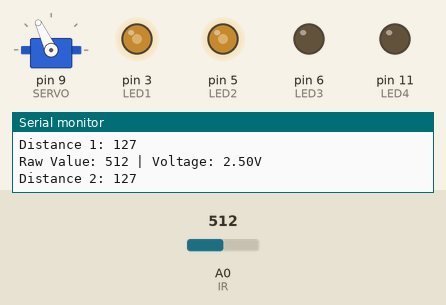
The sketch below on a simulated Arduino Uno, built with avr-gcc and run on an emulated ATmega328P. Shown: servo, output pins drawn as LEDs (lit = HIGH), the last lines printed to the serial monitor. The inputs (shaded band) are chosen by the test bench; at power-on: A0 (IR) = 512.

Above: at 2.8 s.
2.9 s: A0 (IR) set to 716
At 4.3 s:
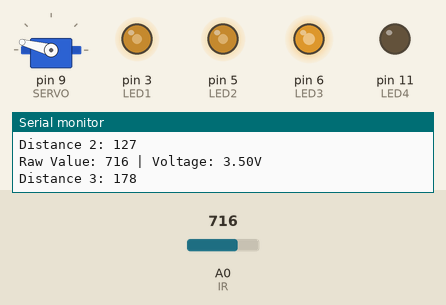
7.2 s: A0 (IR) set to 900
At 9.3 s:
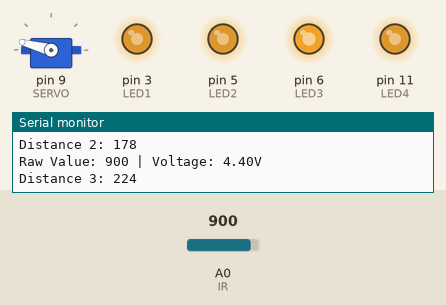
11.5 s: A0 (IR) set to 511
At 13.1 s:
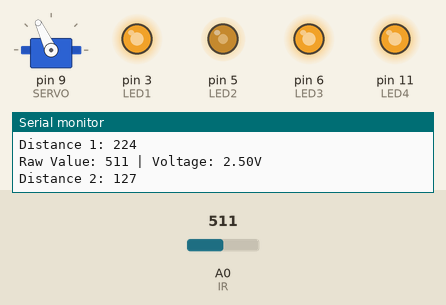
16.0 s: A0 (IR) set to 122
At 18.1 s:
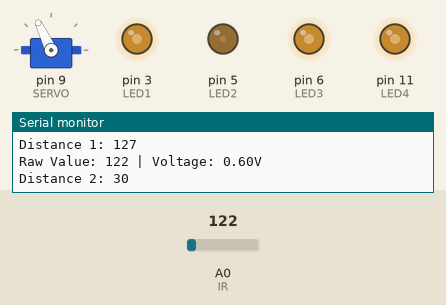
20.2 s: A0 (IR) set to 0
At 21.8 s:
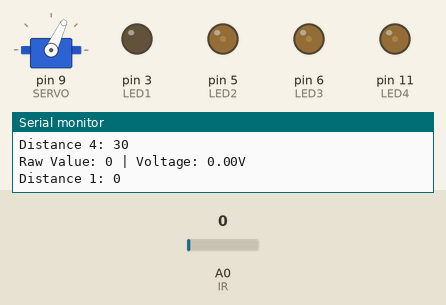
24.7 s: A0 (IR) set to 3
29.3 s: A0 (IR) set to 6
At 34.6 s:
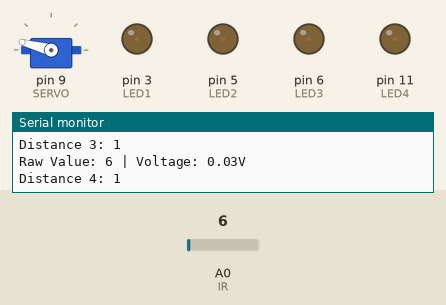
Timing chart, 0 to 37.7 s (numbered marks = the images above; inputs shaded):
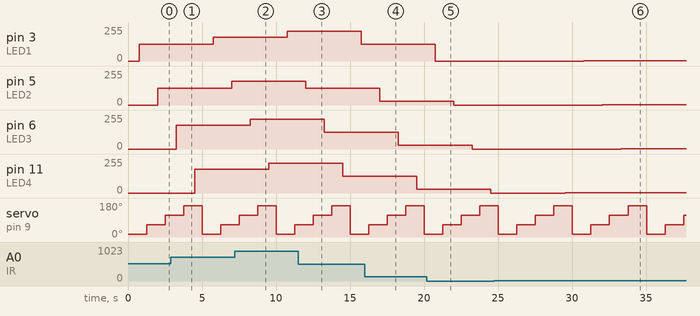

Measured:
- the behaviour switches between 4 and 5 on A0 (IR) (found by bisection; images 5 and 6)
- after the input at 2.9 s, pin 3 (LED1): 127/255 → 178/255 after 2.9 s; pin 5 (LED2): 127/255 → 178/255 after 4.1 s; pin 6 (LED3): 0/255 → 178/255 after 0.35 s; pin 11 (LED4): 0/255 → 178/255 after 1.6 s
- after the input at 7.2 s, pin 3 (LED1): 178/255 → 224/255 after 3.6 s; pin 6 (LED3): 178/255 → 224/255 after 1.1 s; pin 11 (LED4): 178/255 → 224/255 after 2.3 s
- after the input at 11.5 s, pin 3 (LED1): 224/255 → 127/255 after 4.3 s; pin 5 (LED2): 178/255 → 127/255 after 0.51 s; pin 6 (LED3): 224/255 → 127/255 after 1.8 s; pin 11 (LED4): 224/255 → 127/255 after 3.0 s
- after the input at 16.0 s, pin 5 (LED2): 127/255 → 30/255 after 1.0 s; pin 6 (LED3): 127/255 → 30/255 after 2.3 s; pin 11 (LED4): 127/255 → 30/255 after 3.5 s
- after the input at 20.2 s, pin 3 (LED1): 127/255 → 0/255 after 0.57 s; pin 5 (LED2): 30/255 → 0/255 after 1.8 s; pin 6 (LED3): 30/255 → 0/255 after 3.1 s; pin 11 (LED4): 30/255 → 0/255 after 4.3 s
- after the input at 29.3 s, pin 3 (LED1): 0/255 → 1/255 after 1.5 s; pin 5 (LED2): 0/255 → 1/255 after 2.7 s; pin 6 (LED3): 0/255 → 1/255 after 4.0 s; pin 11 (LED4): 0/255 → 1/255 after 0.23 s

The sketch:

sweeping_distance_sensor.ino
```cpp
#include <Servo.h>

const int SERVO = 9; // Servo on Pin 9
const int IR = A0; // IR Distance Sensor on Analog Pin A0
const int LED1 = 3; // LED Output 1
const int LED2 = 5; // LED Output 2
const int LED3 = 6; // LED Output 3
const int LED4 = 11; // LED Output 4

Servo myServo; // Servo Object
int dist1 = 0; // Quadrant 1 Distance
int dist2 = 0; // Quadrant 2 Distance
int dist3 = 0; // Quadrant 3 Distance
int dist4 = 0; // Quadrant 4 Distance

void setup() {
  Serial.begin(9600); // Initialize Serial communication
  pinMode(LED1, OUTPUT);
  pinMode(LED2, OUTPUT);
  pinMode(LED3, OUTPUT);
  pinMode(LED4, OUTPUT);
  myServo.attach(SERVO);
}

void loop() {
  dist1 = readDistance(15);
  analogWrite(LED1, dist1);
  Serial.print("Distance 1: ");
  Serial.println(dist1);
  delay(500);

  dist2 = readDistance(65);
  analogWrite(LED2, dist2);
  Serial.print("Distance 2: ");
  Serial.println(dist2);
  delay(500);

  dist3 = readDistance(115);
  analogWrite(LED3, dist3);
  Serial.print("Distance 3: ");
  Serial.println(dist3);
  delay(500);

  dist4 = readDistance(165);
  analogWrite(LED4, dist4);
  Serial.print("Distance 4: ");
  Serial.println(dist4);
  delay(500);
}

int readDistance(int pos) {
  myServo.write(pos);
  delay(750); // Slightly increased delay for servo stabilization

  int rawValue = analogRead(IR);
  float voltage = rawValue * (5.0 / 1023.0); // Convert ADC value to voltage

  Serial.print("Raw Value: ");
  Serial.print(rawValue);
  Serial.print(" | Voltage: ");
  Serial.print(voltage);
  Serial.println("V");

  // Convert raw sensor value to LED brightness
  int distance = map(rawValue, 0, 1023, 0, 255);
  distance = constrain(distance, 0, 255); // Ensure valid range

  return distance;
}
```
